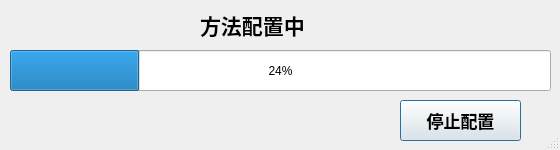
<?xml version="1.0" encoding="UTF-8"?>
<ui version="4.0">
 <class>Dialog</class>
 <widget class="QDialog" name="Dialog">
  <property name="windowModality">
   <enum>Qt::WindowModal</enum>
  </property>
  <property name="geometry">
   <rect>
    <x>0</x>
    <y>0</y>
    <width>560</width>
    <height>150</height>
   </rect>
  </property>
  <property name="windowTitle">
   <string>Dialog</string>
  </property>
  <property name="sizeGripEnabled">
   <bool>true</bool>
  </property>
  <property name="modal">
   <bool>true</bool>
  </property>
  <widget class="QLabel" name="lb_info">
   <property name="geometry">
    <rect>
     <x>200</x>
     <y>0</y>
     <width>151</width>
     <height>51</height>
    </rect>
   </property>
   <property name="text">
    <string>&lt;html&gt;&lt;head/&gt;&lt;body&gt;&lt;p&gt;&lt;span style=&quot; font-size:16pt; font-weight:600;&quot;&gt;方法配置中&lt;/span&gt;&lt;/p&gt;&lt;/body&gt;&lt;/html&gt;</string>
   </property>
  </widget>
  <widget class="QProgressBar" name="progressBar">
   <property name="geometry">
    <rect>
     <x>10</x>
     <y>50</y>
     <width>541</width>
     <height>41</height>
    </rect>
   </property>
   <property name="value">
    <number>24</number>
   </property>
  </widget>
  <widget class="QPushButton" name="pb_cancel">
   <property name="geometry">
    <rect>
     <x>400</x>
     <y>100</y>
     <width>121</width>
     <height>41</height>
    </rect>
   </property>
   <property name="font">
    <font>
     <pointsize>13</pointsize>
     <weight>75</weight>
     <bold>true</bold>
    </font>
   </property>
   <property name="text">
    <string>停止配置</string>
   </property>
  </widget>
 </widget>
 <resources/>
 <connections/>
</ui>
